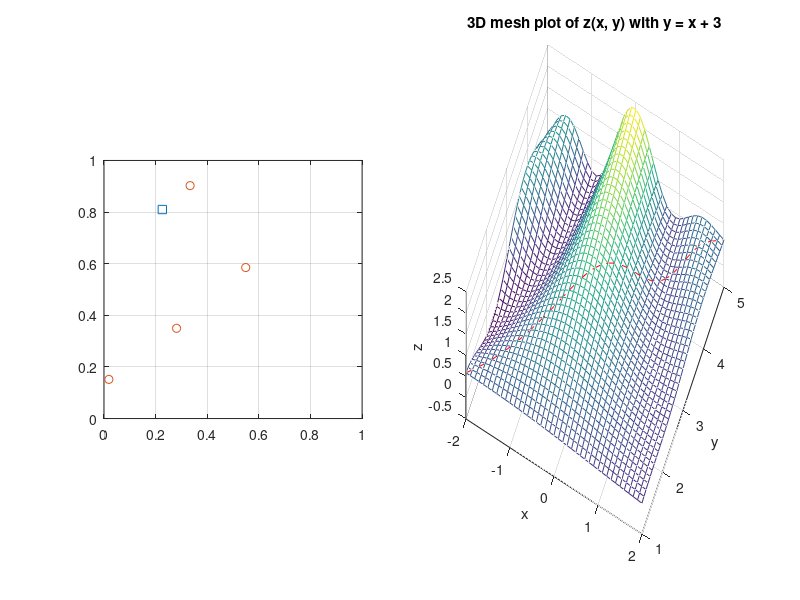

Write the MATLAB code that produced this figure. (Note: this script raises an error after producing the figure.)
% 2023 midterm 2024112396(정서진)

%% %%%%%%%%%%%%%%%%%%%%%%%%%%%%%%%%%

fprintf("[Prob 1]\n");

% x = [1 3 5 7 9];
% y = [-2 0.5 3 5.5 8];
x = 1:2:9; % this way
y = -2:2.5:8; % this way
z = (x.^(0.5) .* (y.^2 - x .* y).^2) ./ (x + 2.*y)

pause

%% %%%%%%%%%%%%%%%%%%%%%%%%%%%%%%%%%

fprintf("[Prob 2]\n");

% theta = [5/6*pi 4/6*pi 3/6*pi 2/6*pi pi/6];
theta = 5/6:-1/6:1/6
theta = pi * theta; % this way
f = sin(2 .* theta) .* cos(4.*theta).^2 + 1./tan(theta)

pause

%% %%%%%%%%%%%%%%%%%%%%%%%%%%%%%%%%%

fprintf("[Prob 3]\n");

A = [1.5 * eye(3, 3) [-ones(2); zeros(1,2)] 2*ones(3,1)]
% eye : 대각선 방향으로 1 나열 : (i, j) 가능
% ones : 1로 구성된 행렬 : (i, j) 가능
% zeros : 0으로 구성된 행렬 : (i, j) 가능

pause

fprintf("[Prob 4]\n");

% 가우스 소거법 행렬을 통해서 표현하는 방식 암기

A = [4 0 -3 1; 0 2 1 0; 0 7 0 -4; 2 0 -2 2];
B = [-5 -2 1 1]';

x = A\B

%% %%%%%%%%%%%%%%%%%%%%%%%%%%%%%%%%%

fprintf("[Prob 5]\n");

x = -2:0.1:2;
x = x + (x==0) * eps; % x = 0 에서 함수가 부정형일 때 사용하는 방식
y = 1:0.1:5;
[X, Y] = meshgrid(x, y);

Z = 1 ./ exp(2./Y) + sin(X .* Y)./(X .* y);

indx = X + 3 == Y;

subplot(1, 2, 2)
mesh(X, Y, Z)
hold on
plot3(X(indx), Y(indx), Z(indx), 'r--') % 표면 위에line을 plot하는 방식
view([25, 65]) % view 함수 : 카메라 위치? 라고 이해하면 좋을듯
title('3D mesh plot of z(x, y) with y = x + 3');
xlabel('x');
ylabel('y');
zlabel('z');
% ??? : 곡면 위에 3차원 선을 어떻게 그리는가..?

subplot(1, 2, 1)
surface(X, Y, Z, 'EdgeColor','none')
title('3D surface plot of z(x, y)');
xlabel('x');
ylabel('y');
zlabel('z');
view([25, 65])
grid on

pause

%% %%%%%%%%%%%%%%%%%%%%%%%%%%%%%%%%%

fprintf("[Prob 5]\n")

clear; clc; close all;

%step1
n = input("please input the number of value : ");
coord = rand(n, 2);

%step2
x = coord(2:n, 1);
y = coord(2:n, 2);

xt = coord(1:n, 1);
yt = coord(1:n, 2);

x1 = [coord(1, 1)];
y1 = [coord(1, 2)];

plot(x1, y1, 'square');
hold on
plot(x, y, 'o');
xlim([0, 1])
ylim([0, 1])
hold on
grid on
set (gca,'DataAspectRatio',[1 1 1])
%step3
d_vec = [];

for(i = 2:n)
    d = sqrt((xt(i) - x1)^2 + (yt(i) - y1)^2);
    d_vec(i-1) = d;
end

% disp(d_vec)


%step4

for(i = 1:n-1)
    if d_vec(i) == max(d_vec, [], 'all')
        max_val = i;
    elseif d_vec(i) == min(d_vec, [], 'all')
        min_val = i;
    end
end

X_max = [x1, xt(max_val+1)];
X_min = [x1, xt(min_val+1)];
Y_max = [y1, yt(max_val+1)];
Y_min = [y1, yt(min_val+1)];

%step5

plot_option = input("[1 2 3] : ");


switch (plot_option)
    case 1
        hold on
        plot(X_max, Y_max, 'r-')
    case 2
        hold on
        plot(X_min, Y_min, 'b-')
    case 3
        hold on
        plot(X_min, Y_min, 'b')
        hold on
        plot(X_max, Y_max, 'r-')
end


pause
